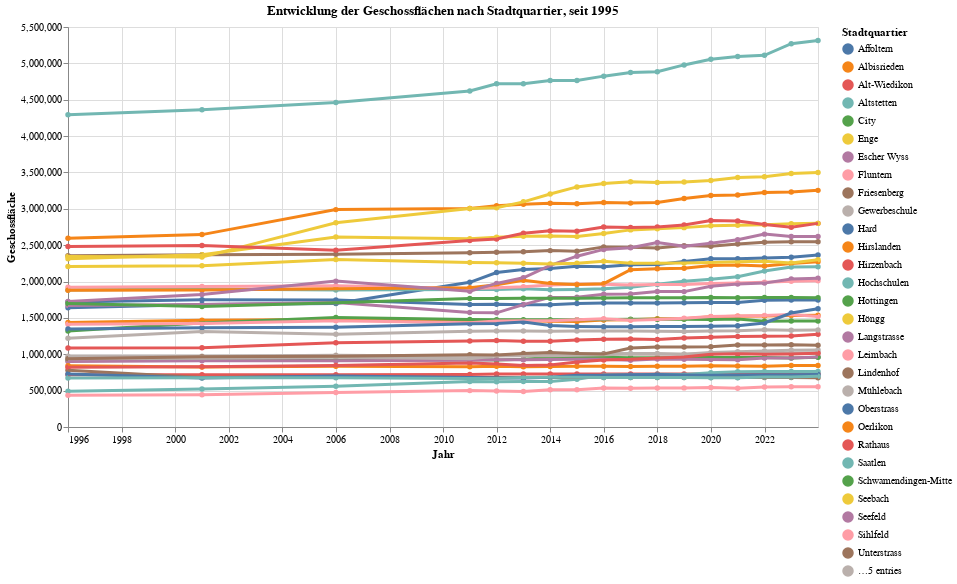

Notebook cell for this chart:
### Code cell
grafik2 = mypy_dv.plot_altair_multiline_highlight(
    data = myAgg2.reset_index()
    , x = 'StichtagDatJahr:T'
    , y = 'sum_GeschossNFl:Q'
    , myTitle = "Entwicklung der Geschossflächen nach Stadtquartier, seit "+str(data2betested.index.year.min())
    , x_beschriftung = 'Jahr'
    , y_beschriftung = 'Geschossfläche'
    , warning_status  = "ignore"
    , category='RAUM_LANG:N'
    , category_beschriftung='Stadtquartier'
)
grafik2

### Figure 1 — Vega-Lite specification as saved in the notebook (floating-point values rounded to 4 significant figures; data arrays with more than 128 entries replaced by an {"elided": "..."} marker saying what was removed)
{"config": {"view": {"continuousWidth": 300, "continuousHeight": 300}}, "layer": [{"mark": {"type": "circle"}, "encoding": {"color": {"field": "RAUM_LANG", "legend": {"orient": "right", "title": "Stadtquartier"}, "type": "nominal"}, "opacity": {"value": 1.3}, "tooltip": [{"field": "StichtagDatJahr", "type": "temporal"}, {"field": "RAUM_LANG", "type": "nominal"}, {"field": "sum_GeschossNFl", "type": "quantitative"}], "x": {"axis": {"title": "Jahr"}, "field": "StichtagDatJahr", "type": "temporal"}, "y": {"axis": {"title": "Geschossfläche"}, "field": "sum_GeschossNFl", "type": "quantitative"}}, "name": "view_2", "title": "Entwicklung der Geschossflächen nach Stadtquartier, seit 1995"}, {"mark": {"type": "line"}, "encoding": {"color": {"field": "RAUM_LANG", "legend": {"orient": "right", "title": "Stadtquartier"}, "type": "nominal"}, "size": {"condition": {"test": {"not": {"param": "param_2"}}, "value": 1.2}, "value": 3}, "tooltip": [{"field": "StichtagDatJahr", "type": "temporal"}, {"field": "RAUM_LANG", "type": "nominal"}, {"field": "sum_GeschossNFl", "type": "quantitative"}], "x": {"axis": {"title": "Jahr"}, "field": "StichtagDatJahr", "type": "temporal"}, "y": {"axis": {"title": "Geschossfläche"}, "field": "sum_GeschossNFl", "type": "quantitative"}}, "title": "Entwicklung der Geschossflächen nach Stadtquartier, seit 1995"}], "data": {"name": "data-f51104ae0c4adc89d1021f677fda415e"}, "height": 400, "params": [{"name": "param_2", "select": {"type": "point", "fields": ["RAUM_LANG:N"], "nearest": true, "on": "pointerover"}, "views": ["view_2"]}], "width": 750, "$schema": "https://vega.github.io/schema/vega-lite/v5.8.0.json", "datasets": {"data-f51104ae0c4adc89d1021f677fda415e": {"elided": "578 records"}}}
